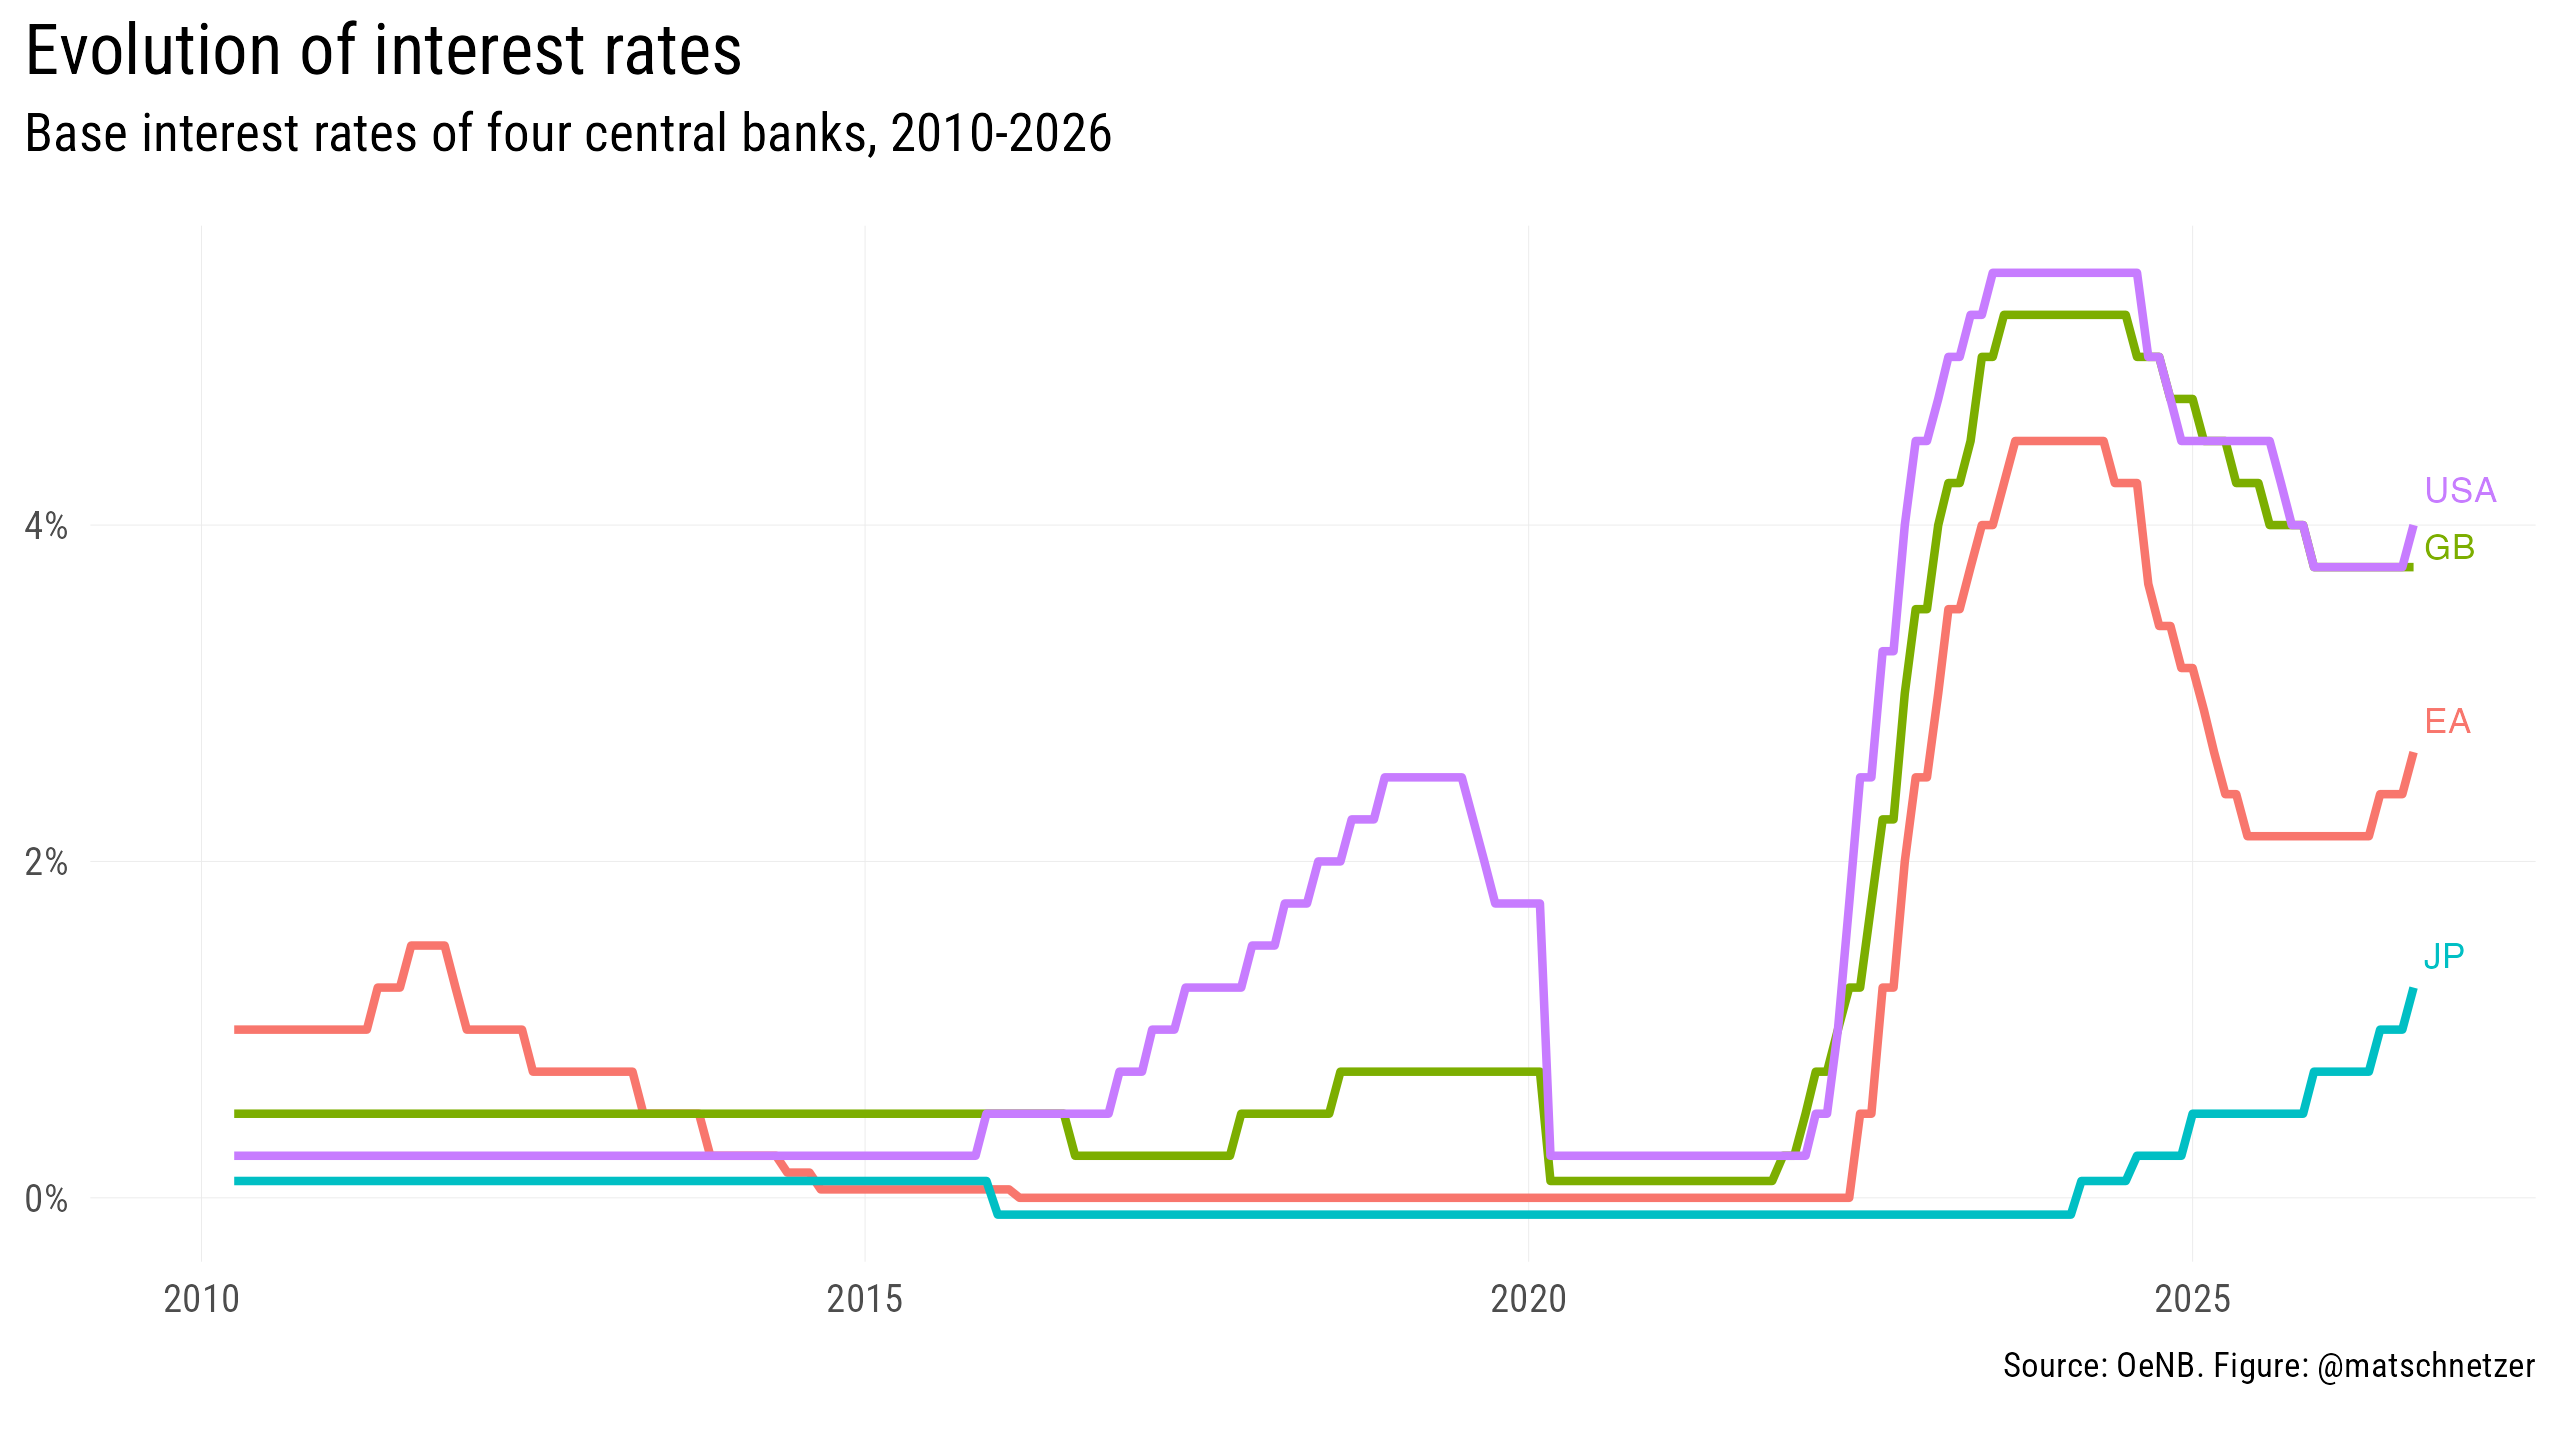

Source code (R):
library(tidyverse)
library(ggrepel)

# raw <- read_csv2("rates.csv")
# raw |> select(year = Jahr, month = Monat, country = Indikator, value = Werte) |> 
#   mutate(country = case_when(
#     str_detect(country, "Euroraum") ~ "EA",
#     str_detect(country, "Königreich") ~ "GB",
#     str_detect(country, "USA") ~ "USA",
#     str_detect(country, "Japan") ~ "JP"
#   )) |> 
#   mutate(date = make_date(year, month)) |> 
#   filter(country %in% c("EA", "GB", "USA", "JP")) -> rates
# write.csv(rates, "lines.csv")

raw <- read_csv("lines.csv")

raw |> 
  ggplot(aes(x = date, y = value, color = country)) + 
  geom_line(linewidth = 0.9) +
  geom_text_repel(aes(label = country), size = 2.8, hjust = 0, direction = "y",
            position = position_nudge(x = 30),
            data = raw |> slice_max(date, by = country)) +
  scale_y_continuous(labels = scales::number_format(suffix = "%")) +
  scale_x_date(limits = c(as.Date("2010-01-01"), NA), expand = c(0.05,0.05)) +
  labs(x = NULL, y = NULL,
       title = "Evolution of interest rates",
       subtitle = "Base interest rates of four central banks, 2010-2026",
       caption = "Source: OeNB. Figure: @matschnetzer") +
  theme_minimal(base_family = "Roboto Condensed") +
  theme(legend.position = "none", 
        plot.title.position = "plot",
        plot.title = element_text(size = 16),
        plot.subtitle = element_text(size = 12, margin = margin(b = 1, unit = "lines")),
        plot.caption = element_text(size = 8, margin = margin(t = 1, unit = "lines")),
        panel.grid.minor = element_blank(),
        panel.grid.major = element_line(linewidth = 0.1))

ggsave("lines.png", width = 8, height = 4.5, dpi = 320, bg = "white")
